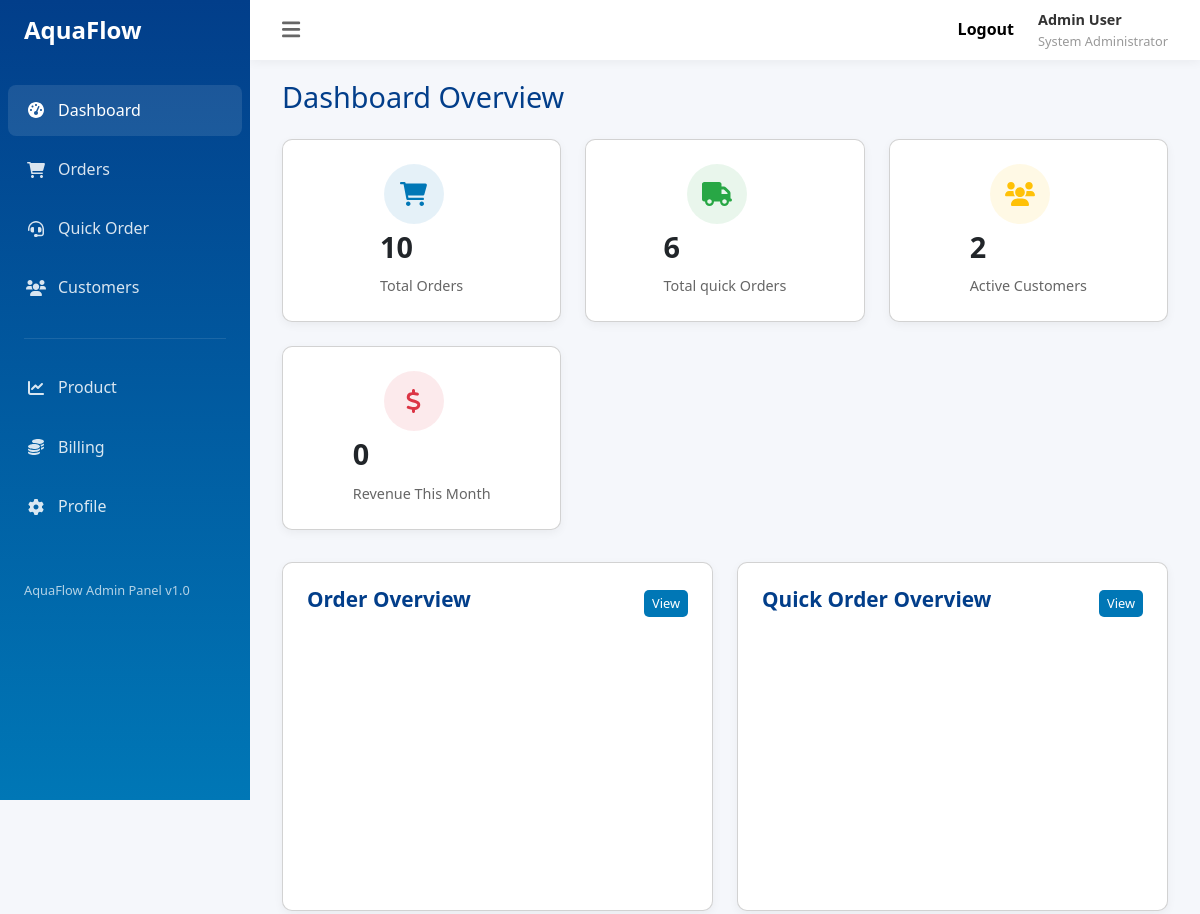
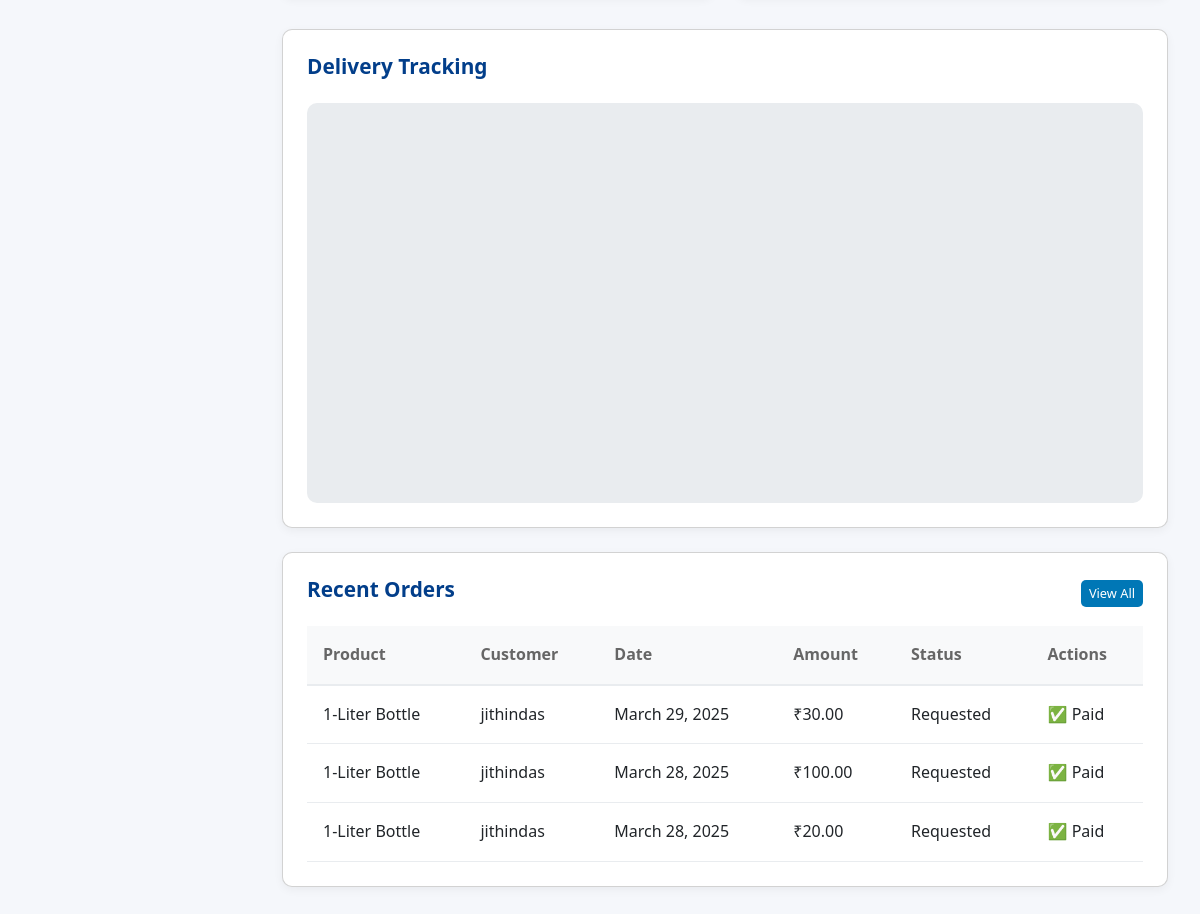
The page /admin on the database as committed earlier (2 pictures, top to bottom).
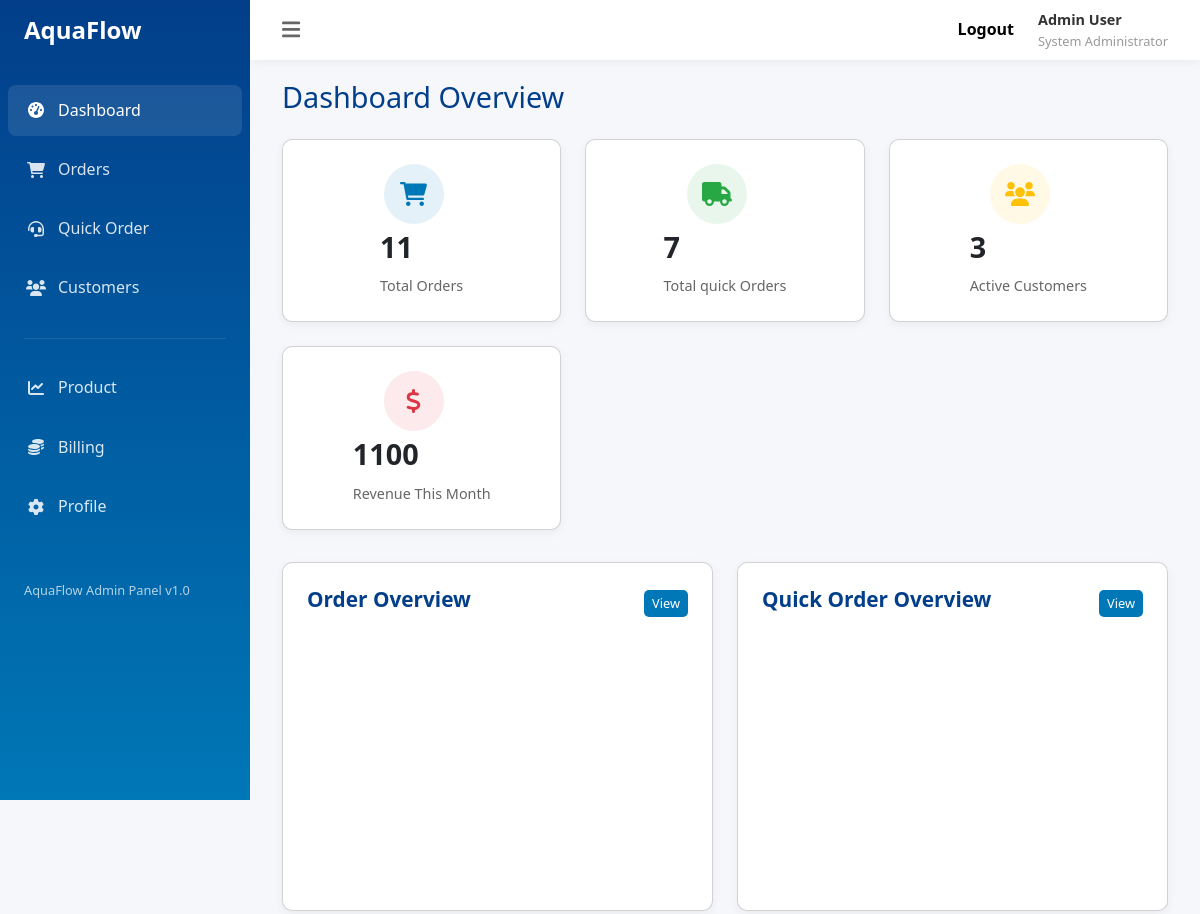
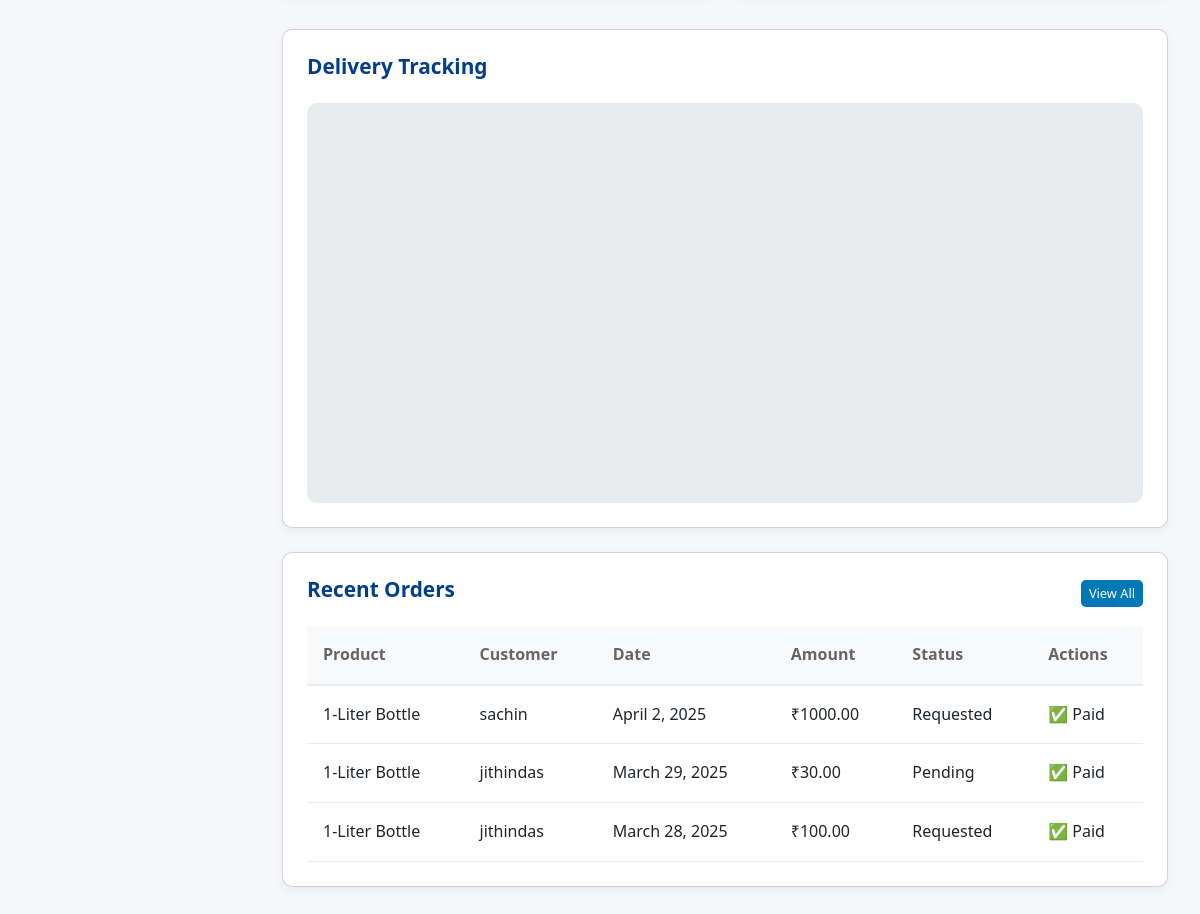
The same page on the database as committed later (2 pictures, top to bottom).
### app/models.py (models this page shows, shortened)
class Order(models.Model):
    STATUS_CHOICES = (
        ('Requested', 'Requested'),
        ('Pending', 'Pending'),
        ('Delivered', 'Delivered'),
        ('Cancelled', 'Cancelled'),
    )
    customer = models.ForeignKey(User, on_delete=models.CASCADE)
    product = models.ForeignKey(Product, on_delete=models.CASCADE)
    quantity = models.PositiveIntegerField()
    total_price = models.DecimalField(max_digits=10, decimal_places=2, blank=True, null=True)
    order_date = models.DateField()
    created_date=models.DateField(auto_now_add=True,null=True,blank=True)
    razorpay_order_id = models.CharField(max_length=100, blank=True, null=True)
    razorpay_payment_id = models.CharField(max_length=100, blank=True, null=True)
    razorpay_signature = models.CharField(max_length=100, blank=True, null=True)
    is_paid = models.BooleanField(default=False)
    status = models.CharField(
        max_length=20,
        choices=STATUS_CHOICES,
        default='Requested',
    )

class Product(models.Model):
    size = models.CharField(max_length=100)
    price = models.DecimalField(max_digits=10, decimal_places=2)
    description = models.TextField(null=True,blank=True)

### app/views.py (the view)
# urls.py: path('admin', Admin_View.as_view(),name='admin'),
class Admin_View(View):
    def get(self,request,*args,**kwargs):
        today = date.today()
        current_month = today.month
        current_year = today.year
        order_total = Order.objects.filter(
            is_paid=True,
            order_date__year=current_year,
            order_date__month=current_month
        ).aggregate(Sum('total_price'))['total_price__sum'] or 0
        quick_order_total = Quick_Order.objects.filter(
            is_paid=True,
            order_date__year=current_year,
            order_date__month=current_month
        ).aggregate(Sum('total_price'))['total_price__sum'] or 0
        total_amount = order_total + quick_order_total
        data = Order.objects.all().order_by('-id')[:3]
        all_orders=Order.objects.all().count()
        all_quick=Quick_Order.objects.all().count()
        user_count = User.objects.filter(is_superuser=False).count()
        return render(request,'admin.html',{'data':data,'all_orders':all_orders,'all_quick':all_quick,
                                            'user_count':user_count,'total_amount':total_amount})

### app/templates/admin.html (shortened to what the changed rows need)
<!DOCTYPE html>
<html lang="en">
<head>
    <link href="https://cdn.jsdelivr.net/npm/bootstrap@5.3.3/dist/css/bootstrap.min.css" rel="stylesheet">
    <link rel="stylesheet" href="https://cdn.jsdelivr.net/npm/bootstrap-icons@1.11.3/font/bootstrap-icons.min.css">
</head>
<body>
    <aside class="sidebar">
        <div class="sidebar-header">
            <a class="sidebar_a" href="{% url 'home' %}">
                <h1>AquaFlow</h1>
            </a>
        </div>
    </aside>
    <div class="main-content">
        <main class="dashboard-content">
            {% block content %}
            <h1 class="page-title">Dashboard Overview</h1>
            <div class="dashboard-cards">
                <div class="card stat-card">
                    <div class="stat-detail">
                        <div class="stat-value">{{all_orders}}</div>
                        <div class="stat-label">Total Orders</div>
                    </div>
                </div>
                <div class="card stat-card">
                    <div class="stat-detail">
                        <div class="stat-value">{{all_quick}}</div>
                        <div class="stat-label">Total quick Orders</div>
                    </div>
                </div>
                <div class="card stat-card">
                    <div class="stat-detail">
                        <div class="stat-value">{{user_count}}</div>
                        <div class="stat-label">Active Customers</div>
                    </div>
                </div>
                <div class="card stat-card">
                    <div class="stat-detail">
                        <div class="stat-value">{{total_amount}}</div>
                        <div class="stat-label">Revenue This Month</div>
                    </div>
                </div>
            </div>
            <div class="chart-grid">
                <div class="card chart-card">
                    <div class="section-header">
                        <h2 class="section-title">Order Overview</h2>
                    </div>
                </div>
                <div class="card chart-card">
                    <div class="section-header">
                        <h2 class="section-title">Quick Order Overview</h2>
                    </div>
                </div>
            </div>
            <div class="card">
                <div class="section-header">
                    <h2 class="section-title">Delivery Tracking</h2>
                </div>
            </div>
            <div class="card" style="margin-top: 1.5rem;">
                <div class="section-header">
                    <h2 class="section-title">Recent Orders</h2>
                </div>
                <div class="table-responsive">
                    <table>
                        <thead>
                            <tr>
                                <th>Product</th>
                                <th>Customer</th>
                                <th>Date</th>
                                <th>Amount</th>
                                <th>Status</th>
                                <th>Actions</th>
                            </tr>
                        </thead>
                        <tbody>
                            {% for order in data %}
                            <tr>
                                <td>{{ order.product.size }}</td>
                                <td>
                                    {{ order.customer }}
                                </td>
                                <td>{{ order.order_date }}</td>
                                <td>₹{{ order.total_price }}</td>
                                <td>{{ order.status }}</td>
                                <td>
                                    {% if order.is_paid %}✅ Paid{% else %}❌ Not Paid{% endif %}
                                </td>
                            </tr>
                            {% empty %}
        <tr>
            <td colspan="8">No orders found.</td>
        </tr>
        {% endfor %}
                        </tbody>
                    </table>
                </div>
            </div>
            {% endblock %}
        </main>
    </div>
</body>
</html>

Rows that differ between the two databases and show on the page:
no longer on this page (row unchanged): Order: product.size "1-Liter Bottle", customer "jithindas", order_date "March 28, 2025", total_price "20.00", status "Requested", is_paid "✅ Paid"
added Order: product.size "1-Liter Bottle", customer "sachin", order_date "April 2, 2025", total_price "1000.00", status "Requested", is_paid "✅ Paid"
changed Order: status "Requested" → "Pending"
Other text that changed with them:
{{ all_orders }}: "10" → "11"
{{ all_quick }}: "6" → "7"
{{ user_count }}: "2" → "3"
{{ total_amount }}: "0" → "1100"
